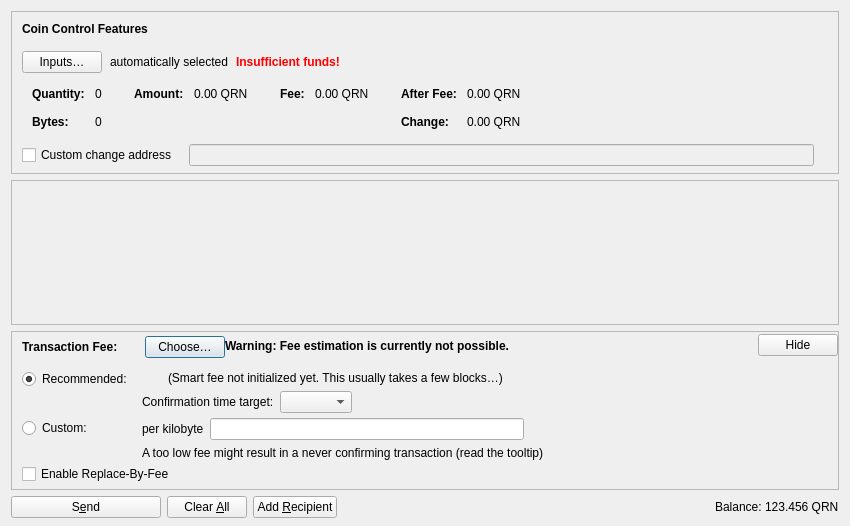
<?xml version="1.0" encoding="UTF-8"?>
<ui version="4.0">
 <class>SendCoinsDialog</class>
 <widget class="QDialog" name="SendCoinsDialog">
  <property name="geometry">
   <rect>
    <x>0</x>
    <y>0</y>
    <width>850</width>
    <height>526</height>
   </rect>
  </property>
  <property name="windowTitle">
   <string>Send Coins</string>
  </property>
  <layout class="QVBoxLayout" name="verticalLayout" stretch="0,1,0,0">
   <property name="bottomMargin">
    <number>8</number>
   </property>
   <item>
    <widget class="QFrame" name="frameCoinControl">
     <property name="sizePolicy">
      <sizepolicy hsizetype="Expanding" vsizetype="Expanding">
       <horstretch>0</horstretch>
       <verstretch>0</verstretch>
      </sizepolicy>
     </property>
     <property name="maximumSize">
      <size>
       <width>16777215</width>
       <height>16777215</height>
      </size>
     </property>
     <property name="frameShape">
      <enum>QFrame::StyledPanel</enum>
     </property>
     <property name="frameShadow">
      <enum>QFrame::Sunken</enum>
     </property>
     <layout class="QVBoxLayout" name="verticalLayoutCoinControl2">
      <property name="spacing">
       <number>0</number>
      </property>
      <property name="leftMargin">
       <number>0</number>
      </property>
      <property name="topMargin">
       <number>0</number>
      </property>
      <property name="rightMargin">
       <number>0</number>
      </property>
      <property name="bottomMargin">
       <number>6</number>
      </property>
      <item>
       <layout class="QVBoxLayout" name="verticalLayoutCoinControl" stretch="0,0,0,0,1">
        <property name="spacing">
         <number>0</number>
        </property>
        <property name="leftMargin">
         <number>10</number>
        </property>
        <property name="topMargin">
         <number>10</number>
        </property>
        <item>
         <layout class="QHBoxLayout" name="horizontalLayoutCoinControl1">
          <property name="bottomMargin">
           <number>15</number>
          </property>
          <item>
           <widget class="QLabel" name="labelCoinControlFeatures">
            <property name="sizePolicy">
             <sizepolicy hsizetype="Preferred" vsizetype="Maximum">
              <horstretch>0</horstretch>
              <verstretch>0</verstretch>
             </sizepolicy>
            </property>
            <property name="font">
             <font>
              <weight>75</weight>
              <bold>true</bold>
             </font>
            </property>
            <property name="styleSheet">
             <string notr="true">font-weight:bold;</string>
            </property>
            <property name="text">
             <string>Coin Control Features</string>
            </property>
           </widget>
          </item>
         </layout>
        </item>
        <item>
         <layout class="QHBoxLayout" name="horizontalLayoutCoinControl2" stretch="0,0,0,0">
          <property name="spacing">
           <number>8</number>
          </property>
          <property name="bottomMargin">
           <number>10</number>
          </property>
          <item>
           <widget class="QPushButton" name="pushButtonCoinControl">
            <property name="styleSheet">
             <string notr="true"/>
            </property>
            <property name="text">
             <string>Inputs…</string>
            </property>
            <property name="autoDefault">
             <bool>false</bool>
            </property>
           </widget>
          </item>
          <item>
           <widget class="QLabel" name="labelCoinControlAutomaticallySelected">
            <property name="text">
             <string>automatically selected</string>
            </property>
            <property name="margin">
             <number>5</number>
            </property>
           </widget>
          </item>
          <item>
           <widget class="QLabel" name="labelCoinControlInsuffFunds">
            <property name="font">
             <font>
              <weight>75</weight>
              <bold>true</bold>
             </font>
            </property>
            <property name="styleSheet">
             <string notr="true">color:red;font-weight:bold;</string>
            </property>
            <property name="text">
             <string>Insufficient funds!</string>
            </property>
            <property name="margin">
             <number>5</number>
            </property>
           </widget>
          </item>
          <item>
           <spacer name="horizontalSpacerCoinControl">
            <property name="orientation">
             <enum>Qt::Horizontal</enum>
            </property>
            <property name="sizeHint" stdset="0">
             <size>
              <width>40</width>
              <height>1</height>
             </size>
            </property>
           </spacer>
          </item>
         </layout>
        </item>
        <item>
         <widget class="QWidget" name="widgetCoinControl" native="true">
          <property name="sizePolicy">
           <sizepolicy hsizetype="Preferred" vsizetype="Preferred">
            <horstretch>0</horstretch>
            <verstretch>0</verstretch>
           </sizepolicy>
          </property>
          <property name="minimumSize">
           <size>
            <width>0</width>
            <height>0</height>
           </size>
          </property>
          <property name="styleSheet">
           <string notr="true"/>
          </property>
          <layout class="QHBoxLayout" name="horizontalLayoutCoinControl5">
           <property name="leftMargin">
            <number>0</number>
           </property>
           <property name="topMargin">
            <number>0</number>
           </property>
           <property name="rightMargin">
            <number>0</number>
           </property>
           <property name="bottomMargin">
            <number>0</number>
           </property>
           <item>
            <layout class="QHBoxLayout" name="horizontalLayoutCoinControl3" stretch="0,0,0,1">
             <property name="spacing">
              <number>20</number>
             </property>
             <property name="topMargin">
              <number>0</number>
             </property>
             <property name="bottomMargin">
              <number>10</number>
             </property>
             <item>
              <layout class="QFormLayout" name="formLayoutCoinControl1">
               <property name="labelAlignment">
                <set>Qt::AlignLeading|Qt::AlignLeft|Qt::AlignVCenter</set>
               </property>
               <property name="horizontalSpacing">
                <number>10</number>
               </property>
               <property name="verticalSpacing">
                <number>14</number>
               </property>
               <property name="leftMargin">
                <number>10</number>
               </property>
               <property name="topMargin">
                <number>4</number>
               </property>
               <property name="rightMargin">
                <number>6</number>
               </property>
               <item row="0" column="0">
                <widget class="QLabel" name="labelCoinControlQuantityText">
                 <property name="font">
                  <font>
                   <weight>75</weight>
                   <bold>true</bold>
                  </font>
                 </property>
                 <property name="text">
                  <string>Quantity:</string>
                 </property>
                 <property name="margin">
                  <number>0</number>
                 </property>
                </widget>
               </item>
               <item row="0" column="1">
                <widget class="QLabel" name="labelCoinControlQuantity">
                 <property name="cursor">
                  <cursorShape>IBeamCursor</cursorShape>
                 </property>
                 <property name="contextMenuPolicy">
                  <enum>Qt::ActionsContextMenu</enum>
                 </property>
                 <property name="text">
                  <string notr="true">0</string>
                 </property>
                 <property name="margin">
                  <number>0</number>
                 </property>
                 <property name="textInteractionFlags">
                  <set>Qt::LinksAccessibleByMouse|Qt::TextSelectableByKeyboard|Qt::TextSelectableByMouse</set>
                 </property>
                </widget>
               </item>
               <item row="1" column="0">
                <widget class="QLabel" name="labelCoinControlBytesText">
                 <property name="font">
                  <font>
                   <weight>75</weight>
                   <bold>true</bold>
                  </font>
                 </property>
                 <property name="text">
                  <string>Bytes:</string>
                 </property>
                </widget>
               </item>
               <item row="1" column="1">
                <widget class="QLabel" name="labelCoinControlBytes">
                 <property name="cursor">
                  <cursorShape>IBeamCursor</cursorShape>
                 </property>
                 <property name="contextMenuPolicy">
                  <enum>Qt::ActionsContextMenu</enum>
                 </property>
                 <property name="text">
                  <string notr="true">0</string>
                 </property>
                 <property name="textInteractionFlags">
                  <set>Qt::LinksAccessibleByMouse|Qt::TextSelectableByKeyboard|Qt::TextSelectableByMouse</set>
                 </property>
                </widget>
               </item>
              </layout>
             </item>
             <item>
              <layout class="QFormLayout" name="formLayoutCoinControl2">
               <property name="horizontalSpacing">
                <number>10</number>
               </property>
               <property name="verticalSpacing">
                <number>14</number>
               </property>
               <property name="leftMargin">
                <number>6</number>
               </property>
               <property name="topMargin">
                <number>4</number>
               </property>
               <property name="rightMargin">
                <number>6</number>
               </property>
               <item row="0" column="0">
                <widget class="QLabel" name="labelCoinControlAmountText">
                 <property name="font">
                  <font>
                   <weight>75</weight>
                   <bold>true</bold>
                  </font>
                 </property>
                 <property name="text">
                  <string>Amount:</string>
                 </property>
                 <property name="margin">
                  <number>0</number>
                 </property>
                </widget>
               </item>
               <item row="0" column="1">
                <widget class="QLabel" name="labelCoinControlAmount">
                 <property name="cursor">
                  <cursorShape>IBeamCursor</cursorShape>
                 </property>
                 <property name="contextMenuPolicy">
                  <enum>Qt::ActionsContextMenu</enum>
                 </property>
                 <property name="text">
                  <string notr="true">0.00 QRN</string>
                 </property>
                 <property name="textInteractionFlags">
                  <set>Qt::LinksAccessibleByMouse|Qt::TextSelectableByKeyboard|Qt::TextSelectableByMouse</set>
                 </property>
                </widget>
               </item>
              </layout>
             </item>
             <item>
              <layout class="QFormLayout" name="formLayoutCoinControl3">
               <property name="horizontalSpacing">
                <number>10</number>
               </property>
               <property name="verticalSpacing">
                <number>14</number>
               </property>
               <property name="leftMargin">
                <number>6</number>
               </property>
               <property name="topMargin">
                <number>4</number>
               </property>
               <property name="rightMargin">
                <number>6</number>
               </property>
               <item row="0" column="0">
                <widget class="QLabel" name="labelCoinControlFeeText">
                 <property name="font">
                  <font>
                   <weight>75</weight>
                   <bold>true</bold>
                  </font>
                 </property>
                 <property name="text">
                  <string>Fee:</string>
                 </property>
                 <property name="margin">
                  <number>0</number>
                 </property>
                </widget>
               </item>
               <item row="0" column="1">
                <widget class="QLabel" name="labelCoinControlFee">
                 <property name="cursor">
                  <cursorShape>IBeamCursor</cursorShape>
                 </property>
                 <property name="contextMenuPolicy">
                  <enum>Qt::ActionsContextMenu</enum>
                 </property>
                 <property name="text">
                  <string notr="true">0.00 QRN</string>
                 </property>
                 <property name="textInteractionFlags">
                  <set>Qt::LinksAccessibleByMouse|Qt::TextSelectableByKeyboard|Qt::TextSelectableByMouse</set>
                 </property>
                </widget>
               </item>
              </layout>
             </item>
             <item>
              <layout class="QFormLayout" name="formLayoutCoinControl4">
               <property name="labelAlignment">
                <set>Qt::AlignLeading|Qt::AlignLeft|Qt::AlignVCenter</set>
               </property>
               <property name="horizontalSpacing">
                <number>10</number>
               </property>
               <property name="verticalSpacing">
                <number>14</number>
               </property>
               <property name="leftMargin">
                <number>6</number>
               </property>
               <property name="topMargin">
                <number>4</number>
               </property>
               <property name="rightMargin">
                <number>6</number>
               </property>
               <item row="0" column="0">
                <widget class="QLabel" name="labelCoinControlAfterFeeText">
                 <property name="font">
                  <font>
                   <weight>75</weight>
                   <bold>true</bold>
                  </font>
                 </property>
                 <property name="text">
                  <string>After Fee:</string>
                 </property>
                 <property name="margin">
                  <number>0</number>
                 </property>
                </widget>
               </item>
               <item row="0" column="1">
                <widget class="QLabel" name="labelCoinControlAfterFee">
                 <property name="cursor">
                  <cursorShape>IBeamCursor</cursorShape>
                 </property>
                 <property name="contextMenuPolicy">
                  <enum>Qt::ActionsContextMenu</enum>
                 </property>
                 <property name="text">
                  <string notr="true">0.00 QRN</string>
                 </property>
                 <property name="textInteractionFlags">
                  <set>Qt::LinksAccessibleByMouse|Qt::TextSelectableByKeyboard|Qt::TextSelectableByMouse</set>
                 </property>
                </widget>
               </item>
               <item row="1" column="0">
                <widget class="QLabel" name="labelCoinControlChangeText">
                 <property name="font">
                  <font>
                   <weight>75</weight>
                   <bold>true</bold>
                  </font>
                 </property>
                 <property name="text">
                  <string>Change:</string>
                 </property>
                </widget>
               </item>
               <item row="1" column="1">
                <widget class="QLabel" name="labelCoinControlChange">
                 <property name="cursor">
                  <cursorShape>IBeamCursor</cursorShape>
                 </property>
                 <property name="contextMenuPolicy">
                  <enum>Qt::ActionsContextMenu</enum>
                 </property>
                 <property name="text">
                  <string notr="true">0.00 QRN</string>
                 </property>
                 <property name="textInteractionFlags">
                  <set>Qt::LinksAccessibleByMouse|Qt::TextSelectableByKeyboard|Qt::TextSelectableByMouse</set>
                 </property>
                </widget>
               </item>
              </layout>
             </item>
            </layout>
           </item>
          </layout>
         </widget>
        </item>
        <item>
         <layout class="QHBoxLayout" name="horizontalLayoutCoinControl4" stretch="0,0,0">
          <property name="spacing">
           <number>12</number>
          </property>
          <property name="sizeConstraint">
           <enum>QLayout::SetDefaultConstraint</enum>
          </property>
          <property name="topMargin">
           <number>5</number>
          </property>
          <property name="rightMargin">
           <number>5</number>
          </property>
          <item>
           <widget class="QCheckBox" name="checkBoxCoinControlChange">
            <property name="toolTip">
             <string>If this is activated, but the change address is empty or invalid, change will be sent to a newly generated address.</string>
            </property>
            <property name="text">
             <string>Custom change address</string>
            </property>
           </widget>
          </item>
          <item>
           <widget class="QValidatedLineEdit" name="lineEditCoinControlChange">
            <property name="enabled">
             <bool>false</bool>
            </property>
            <property name="sizePolicy">
             <sizepolicy hsizetype="Expanding" vsizetype="Fixed">
              <horstretch>0</horstretch>
              <verstretch>0</verstretch>
             </sizepolicy>
            </property>
           </widget>
          </item>
          <item>
           <widget class="QLabel" name="labelCoinControlChangeLabel">
            <property name="sizePolicy">
             <sizepolicy hsizetype="Preferred" vsizetype="Expanding">
              <horstretch>0</horstretch>
              <verstretch>0</verstretch>
             </sizepolicy>
            </property>
            <property name="minimumSize">
             <size>
              <width>0</width>
              <height>0</height>
             </size>
            </property>
            <property name="text">
             <string/>
            </property>
            <property name="margin">
             <number>3</number>
            </property>
           </widget>
          </item>
         </layout>
        </item>
        <item>
         <spacer name="verticalSpacerCoinControl">
          <property name="orientation">
           <enum>Qt::Vertical</enum>
          </property>
          <property name="sizeHint" stdset="0">
           <size>
            <width>800</width>
            <height>1</height>
           </size>
          </property>
         </spacer>
        </item>
       </layout>
      </item>
     </layout>
    </widget>
   </item>
   <item>
    <widget class="QScrollArea" name="scrollArea">
     <property name="widgetResizable">
      <bool>true</bool>
     </property>
     <widget class="QWidget" name="scrollAreaWidgetContents">
      <property name="geometry">
       <rect>
        <x>0</x>
        <y>0</y>
        <width>830</width>
        <height>70</height>
       </rect>
      </property>
      <layout class="QVBoxLayout" name="verticalLayout_2" stretch="0,1">
       <property name="leftMargin">
        <number>0</number>
       </property>
       <property name="topMargin">
        <number>0</number>
       </property>
       <property name="rightMargin">
        <number>0</number>
       </property>
       <property name="bottomMargin">
        <number>0</number>
       </property>
       <item>
        <layout class="QVBoxLayout" name="entries">
         <property name="spacing">
          <number>6</number>
         </property>
        </layout>
       </item>
       <item>
        <spacer name="verticalSpacer">
         <property name="orientation">
          <enum>Qt::Vertical</enum>
         </property>
         <property name="sizeHint" stdset="0">
          <size>
           <width>20</width>
           <height>40</height>
          </size>
         </property>
        </spacer>
       </item>
      </layout>
     </widget>
    </widget>
   </item>
   <item>
    <widget class="QFrame" name="frameFee">
     <property name="sizePolicy">
      <sizepolicy hsizetype="Expanding" vsizetype="Expanding">
       <horstretch>0</horstretch>
       <verstretch>0</verstretch>
      </sizepolicy>
     </property>
     <property name="maximumSize">
      <size>
       <width>16777215</width>
       <height>16777215</height>
      </size>
     </property>
     <property name="frameShape">
      <enum>QFrame::StyledPanel</enum>
     </property>
     <property name="frameShadow">
      <enum>QFrame::Sunken</enum>
     </property>
     <layout class="QVBoxLayout" name="verticalLayoutFee1">
      <property name="spacing">
       <number>0</number>
      </property>
      <property name="leftMargin">
       <number>0</number>
      </property>
      <property name="topMargin">
       <number>0</number>
      </property>
      <property name="rightMargin">
       <number>0</number>
      </property>
      <property name="bottomMargin">
       <number>0</number>
      </property>
      <item>
       <layout class="QVBoxLayout" name="verticalLayoutFee2" stretch="0,0,0">
        <property name="spacing">
         <number>0</number>
        </property>
        <property name="leftMargin">
         <number>10</number>
        </property>
        <property name="topMargin">
         <number>0</number>
        </property>
        <item>
         <layout class="QHBoxLayout" name="horizontalLayoutFee1">
          <property name="bottomMargin">
           <number>0</number>
          </property>
          <item>
           <layout class="QVBoxLayout" name="verticalLayoutFee7">
            <property name="spacing">
             <number>0</number>
            </property>
            <item>
             <spacer name="verticalSpacerSmartFee">
              <property name="orientation">
               <enum>Qt::Vertical</enum>
              </property>
              <property name="sizeType">
               <enum>QSizePolicy::Fixed</enum>
              </property>
              <property name="sizeHint" stdset="0">
               <size>
                <width>1</width>
                <height>4</height>
               </size>
              </property>
             </spacer>
            </item>
            <item>
             <layout class="QHBoxLayout" name="horizontalLayoutSmartFee">
              <property name="spacing">
               <number>10</number>
              </property>
              <item>
               <widget class="QLabel" name="labelFeeHeadline">
                <property name="sizePolicy">
                 <sizepolicy hsizetype="Preferred" vsizetype="Maximum">
                  <horstretch>0</horstretch>
                  <verstretch>0</verstretch>
                 </sizepolicy>
                </property>
                <property name="font">
                 <font>
                  <weight>75</weight>
                  <bold>true</bold>
                 </font>
                </property>
                <property name="styleSheet">
                 <string notr="true">font-weight:bold;</string>
                </property>
                <property name="text">
                 <string>Transaction Fee:</string>
                </property>
               </widget>
              </item>
              <item>
               <widget class="QLabel" name="labelFeeMinimized">
                <property name="text">
                 <string/>
                </property>
               </widget>
              </item>
              <item>
               <widget class="QPushButton" name="buttonChooseFee">
                <property name="text">
                 <string>Choose…</string>
                </property>
               </widget>
              </item>
             </layout>
            </item>
            <item>
             <spacer name="verticalSpacer_5">
              <property name="orientation">
               <enum>Qt::Vertical</enum>
              </property>
              <property name="sizeHint" stdset="0">
               <size>
                <width>1</width>
                <height>1</height>
               </size>
              </property>
             </spacer>
            </item>
           </layout>
          </item>
          <item>
           <widget class="QLabel" name="fallbackFeeWarningLabel">
            <property name="font">
             <font>
              <weight>75</weight>
              <bold>true</bold>
             </font>
            </property>
            <property name="toolTip">
             <string>Using the fallbackfee can result in sending a transaction that will take several hours or days (or never) to confirm. Consider choosing your fee manually or wait until you have validated the complete chain.</string>
            </property>
            <property name="text">
             <string>Warning: Fee estimation is currently not possible.</string>
            </property>
            <property name="wordWrap">
             <bool>false</bool>
            </property>
           </widget>
          </item>
          <item>
           <spacer name="horizontalSpacer_4">
            <property name="orientation">
             <enum>Qt::Horizontal</enum>
            </property>
            <property name="sizeType">
             <enum>QSizePolicy::MinimumExpanding</enum>
            </property>
            <property name="sizeHint" stdset="0">
             <size>
              <width>40</width>
              <height>20</height>
             </size>
            </property>
           </spacer>
          </item>
          <item>
           <widget class="QPushButton" name="buttonMinimizeFee">
            <property name="toolTip">
             <string>Hide transaction fee settings</string>
            </property>
            <property name="text">
             <string>Hide</string>
            </property>
           </widget>
          </item>
         </layout>
        </item>
        <item>
         <widget class="QFrame" name="frameFeeSelection">
          <layout class="QVBoxLayout" name="verticalLayoutFee12">
           <property name="spacing">
            <number>0</number>
           </property>
           <property name="leftMargin">
            <number>0</number>
           </property>
           <property name="topMargin">
            <number>0</number>
           </property>
           <property name="rightMargin">
            <number>0</number>
           </property>
           <property name="bottomMargin">
            <number>0</number>
           </property>
           <item>
            <layout class="QGridLayout" name="gridLayoutFee">
             <property name="topMargin">
              <number>10</number>
             </property>
             <property name="bottomMargin">
              <number>4</number>
             </property>
             <property name="horizontalSpacing">
              <number>10</number>
             </property>
             <property name="verticalSpacing">
              <number>4</number>
             </property>
             <item row="1" column="1">
              <layout class="QVBoxLayout" name="verticalLayoutFee8">
               <property name="spacing">
                <number>6</number>
               </property>
               <item>
                <layout class="QHBoxLayout" name="horizontalLayoutFee13">
                 <item>
                  <widget class="QLabel" name="labelCustomPerKilobyte">
                   <property name="toolTip">
                    <string>Specify a custom fee per kB (1,000 bytes) of the transaction's virtual size.

Note:  Since the fee is calculated on a per-byte basis, a fee rate of &quot;100 satoshis per kvB&quot; for a transaction size of 500 virtual bytes (half of 1 kvB) would ultimately yield a fee of only 50 satoshis.</string>
                   </property>
                   <property name="text">
                    <string>per kilobyte</string>
                   </property>
                  </widget>
                 </item>
                 <item>
                  <widget class="BitcoinAmountField" name="customFee"/>
                 </item>
                 <item>
                  <spacer name="horizontalSpacer_6">
                   <property name="orientation">
                    <enum>Qt::Horizontal</enum>
                   </property>
                   <property name="sizeHint" stdset="0">
                    <size>
                     <width>1</width>
                     <height>1</height>
                    </size>
                   </property>
                  </spacer>
                 </item>
                </layout>
               </item>
               <item>
                <layout class="QHBoxLayout" name="horizontalLayoutFee8">
                 <item>
                  <widget class="QLabel" name="labelCustomFeeWarning">
                   <property name="enabled">
                    <bool>true</bool>
                   </property>
                   <property name="toolTip">
                    <string>When there is less transaction volume than space in the blocks, miners as well as relaying nodes may enforce a minimum fee. Paying only this minimum fee is just fine, but be aware that this can result in a never confirming transaction once there is more demand for bitcoin transactions than the network can process.</string>
                   </property>
                   <property name="text">
                    <string>A too low fee might result in a never confirming transaction (read the tooltip)</string>
                   </property>
                  </widget>
                 </item>
                 <item>
                  <spacer name="horizontalSpacer_2">
                   <property name="orientation">
                    <enum>Qt::Horizontal</enum>
                   </property>
                   <property name="sizeHint" stdset="0">
                    <size>
                     <width>1</width>
                     <height>1</height>
                    </size>
                   </property>
                  </spacer>
                 </item>
                </layout>
               </item>
              </layout>
             </item>
             <item row="0" column="0">
              <layout class="QVBoxLayout" name="verticalLayoutFee4" stretch="0,1">
               <item>
                <widget class="QRadioButton" name="radioSmartFee">
                 <property name="text">
                  <string>Recommended:</string>
                 </property>
                 <property name="checked">
                  <bool>true</bool>
                 </property>
                 <attribute name="buttonGroup">
                  <string notr="true">groupFee</string>
                 </attribute>
                </widget>
               </item>
               <item>
                <spacer name="verticalSpacer_2">
                 <property name="orientation">
                  <enum>Qt::Vertical</enum>
                 </property>
                 <property name="sizeHint" stdset="0">
                  <size>
                   <width>1</width>
                   <height>1</height>
                  </size>
                 </property>
                </spacer>
               </item>
              </layout>
             </item>
             <item row="1" column="0">
              <layout class="QVBoxLayout" name="verticalLayoutFee9" stretch="0,1">
               <item>
                <widget class="QRadioButton" name="radioCustomFee">
                 <property name="text">
                  <string>Custom:</string>
                 </property>
                 <attribute name="buttonGroup">
                  <string notr="true">groupFee</string>
                 </attribute>
                </widget>
               </item>
               <item>
                <spacer name="verticalSpacer_6">
                 <property name="orientation">
                  <enum>Qt::Vertical</enum>
                 </property>
                 <property name="sizeHint" stdset="0">
                  <size>
                   <width>1</width>
                   <height>1</height>
                  </size>
                 </property>
                </spacer>
               </item>
              </layout>
             </item>
             <item row="0" column="1">
              <layout class="QVBoxLayout" name="verticalLayoutFee3" stretch="0,0,1">
               <property name="spacing">
                <number>6</number>
               </property>
               <property name="topMargin">
                <number>2</number>
               </property>
               <item>
                <layout class="QHBoxLayout" name="horizontalLayoutFee12">
                 <item>
                  <widget class="QLabel" name="labelSmartFee">
                   <property name="text">
                    <string/>
                   </property>
                  </widget>
                 </item>
                 <item>
                  <widget class="QLabel" name="labelFeeEstimation">
                   <property name="text">
                    <string/>
                   </property>
                  </widget>
                 </item>
                 <item>
                  <widget class="QLabel" name="labelSmartFee2">
                   <property name="text">
                    <string>(Smart fee not initialized yet. This usually takes a few blocks…)</string>
                   </property>
                  </widget>
                 </item>
                 <item>
                  <spacer name="horizontalSpacer_5">
                   <property name="orientation">
                    <enum>Qt::Horizontal</enum>
                   </property>
                   <property name="sizeHint" stdset="0">
                    <size>
                     <width>1</width>
                     <height>1</height>
                    </size>
                   </property>
                  </spacer>
                 </item>
                </layout>
               </item>
               <item>
                <layout class="QHBoxLayout" name="horizontalLayoutFee9">
                 <item>
                  <layout class="QVBoxLayout" name="verticalLayoutFee6">
                   <item>
                    <widget class="QLabel" name="labelSmartFee3">
                     <property name="text">
                      <string>Confirmation time target:</string>
                     </property>
                    </widget>
                   </item>
                  </layout>
                 </item>
                 <item>
                  <layout class="QVBoxLayout" name="verticalLayoutFee5">
                   <property name="rightMargin">
                    <number>30</number>
                   </property>
                   <item>
                    <layout class="QHBoxLayout" name="horizontalLayoutConfTarget">
                     <property name="bottomMargin">
                      <number>0</number>
                     </property>
                     <item>
                      <widget class="QComboBox" name="confTargetSelector"/>
                     </item>
                     <item>
                      <spacer name="horizontalSpacerConfTarget">
                       <property name="orientation">
                        <enum>Qt::Horizontal</enum>
                       </property>
                       <property name="sizeHint" stdset="0">
                        <size>
                         <width>40</width>
                         <height>20</height>
                        </size>
                       </property>
                      </spacer>
                     </item>
                    </layout>
                   </item>
                  </layout>
                 </item>
                </layout>
               </item>
               <item>
                <spacer name="verticalSpacer_4">
                 <property name="orientation">
                  <enum>Qt::Vertical</enum>
                 </property>
                 <property name="sizeHint" stdset="0">
                  <size>
                   <width>1</width>
                   <height>1</height>
                  </size>
                 </property>
                </spacer>
               </item>
              </layout>
             </item>
            </layout>
           </item>
           <item>
            <widget class="QCheckBox" name="optInRBF">
             <property name="toolTip">
              <string>With Replace-By-Fee (BIP-125) you can increase a transaction's fee after it is sent. Without this, a higher fee may be recommended to compensate for increased transaction delay risk.</string>
             </property>
             <property name="text">
              <string>Enable Replace-By-Fee</string>
             </property>
            </widget>
           </item>
          </layout>
         </widget>
        </item>
        <item>
         <spacer name="verticalSpacerFee">
          <property name="orientation">
           <enum>Qt::Vertical</enum>
          </property>
          <property name="sizeHint" stdset="0">
           <size>
            <width>40</width>
            <height>5</height>
           </size>
          </property>
         </spacer>
        </item>
       </layout>
      </item>
     </layout>
    </widget>
   </item>
   <item>
    <layout class="QHBoxLayout" name="horizontalLayout">
     <item>
      <widget class="QPushButton" name="sendButton">
       <property name="minimumSize">
        <size>
         <width>150</width>
         <height>0</height>
        </size>
       </property>
       <property name="toolTip">
        <string>Confirm the send action</string>
       </property>
       <property name="text">
        <string>S&amp;end</string>
       </property>
       <property name="icon">
        <iconset resource="../bitcoin.qrc">
         <normaloff>:/icons/send</normaloff>:/icons/send</iconset>
       </property>
       <property name="autoDefault">
        <bool>false</bool>
       </property>
       <property name="default">
        <bool>false</bool>
       </property>
      </widget>
     </item>
     <item>
      <widget class="QPushButton" name="clearButton">
       <property name="sizePolicy">
        <sizepolicy hsizetype="Minimum" vsizetype="Fixed">
         <horstretch>0</horstretch>
         <verstretch>0</verstretch>
        </sizepolicy>
       </property>
       <property name="toolTip">
        <string>Clear all fields of the form.</string>
       </property>
       <property name="text">
        <string>Clear &amp;All</string>
       </property>
       <property name="icon">
        <iconset resource="../bitcoin.qrc">
         <normaloff>:/icons/remove</normaloff>:/icons/remove</iconset>
       </property>
       <property name="autoDefault">
        <bool>false</bool>
       </property>
      </widget>
     </item>
     <item>
      <widget class="QPushButton" name="addButton">
       <property name="toolTip">
        <string>Send to multiple recipients at once</string>
       </property>
       <property name="text">
        <string>Add &amp;Recipient</string>
       </property>
       <property name="icon">
        <iconset resource="../bitcoin.qrc">
         <normaloff>:/icons/add</normaloff>:/icons/add</iconset>
       </property>
       <property name="autoDefault">
        <bool>false</bool>
       </property>
      </widget>
     </item>
     <item>
      <spacer name="horizontalSpacer">
       <property name="orientation">
        <enum>Qt::Horizontal</enum>
       </property>
       <property name="sizeHint" stdset="0">
        <size>
         <width>40</width>
         <height>20</height>
        </size>
       </property>
      </spacer>
     </item>
     <item>
      <layout class="QHBoxLayout" name="horizontalLayout_2">
       <property name="spacing">
        <number>3</number>
       </property>
       <item>
        <widget class="QLabel" name="labelBalanceName">
         <property name="sizePolicy">
          <sizepolicy hsizetype="Preferred" vsizetype="Fixed">
           <horstretch>0</horstretch>
           <verstretch>0</verstretch>
          </sizepolicy>
         </property>
         <property name="text">
          <string>Balance:</string>
         </property>
        </widget>
       </item>
       <item>
        <widget class="QLabel" name="labelBalance">
         <property name="sizePolicy">
          <sizepolicy hsizetype="Preferred" vsizetype="Fixed">
           <horstretch>0</horstretch>
           <verstretch>0</verstretch>
          </sizepolicy>
         </property>
         <property name="cursor">
          <cursorShape>IBeamCursor</cursorShape>
         </property>
         <property name="text">
          <string notr="true">123.456 QRN</string>
         </property>
         <property name="textInteractionFlags">
          <set>Qt::LinksAccessibleByMouse|Qt::TextSelectableByKeyboard|Qt::TextSelectableByMouse</set>
         </property>
        </widget>
       </item>
      </layout>
     </item>
    </layout>
   </item>
  </layout>
 </widget>
 <customwidgets>
  <customwidget>
   <class>QValidatedLineEdit</class>
   <extends>QLineEdit</extends>
   <header>qt/qvalidatedlineedit.h</header>
  </customwidget>
  <customwidget>
   <class>BitcoinAmountField</class>
   <extends>QLineEdit</extends>
   <header>qt/bitcoinamountfield.h</header>
   <container>1</container>
  </customwidget>
 </customwidgets>
 <resources>
  <include location="../bitcoin.qrc"/>
 </resources>
 <connections/>
 <buttongroups>
  <buttongroup name="groupFee"/>
 </buttongroups>
</ui>
